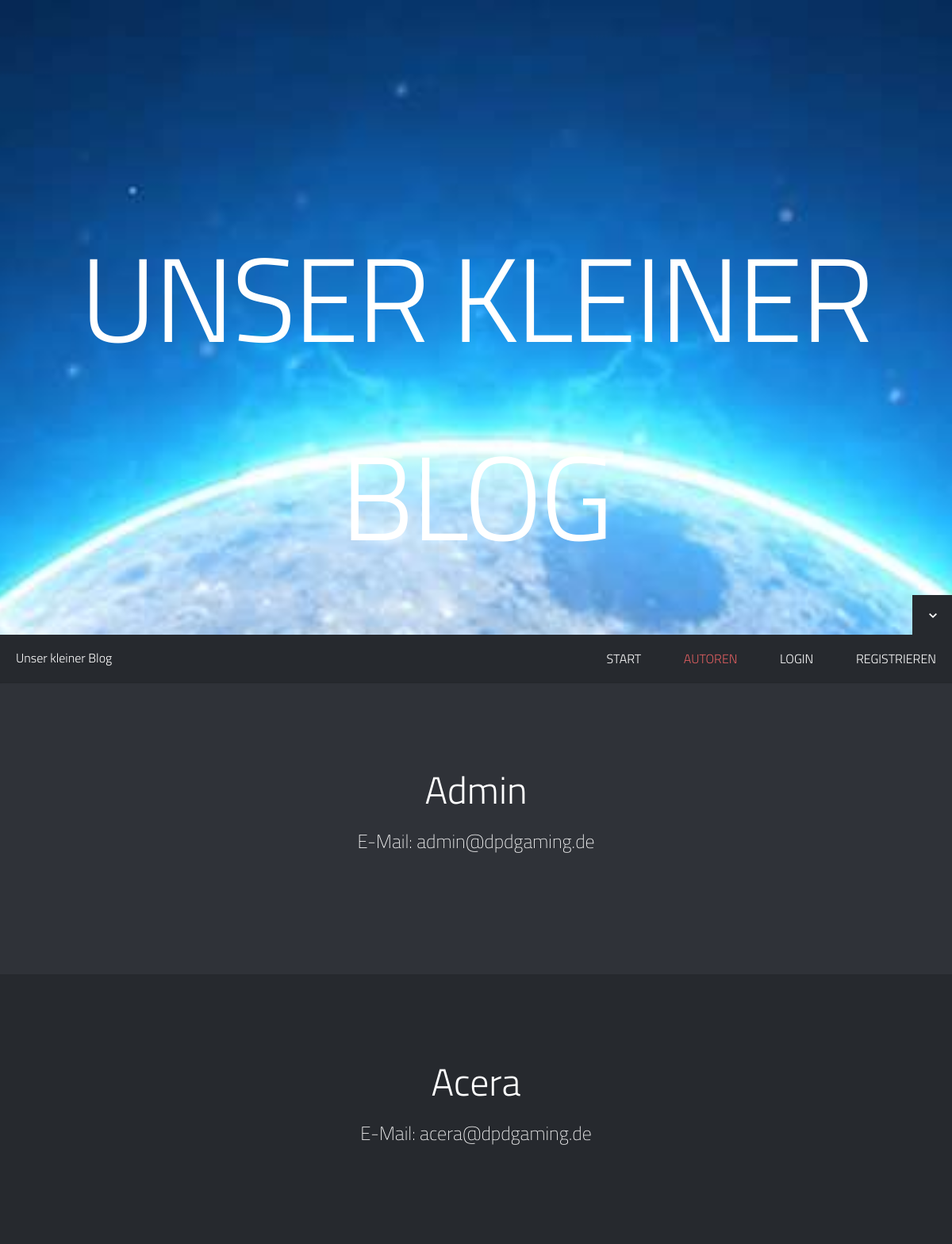
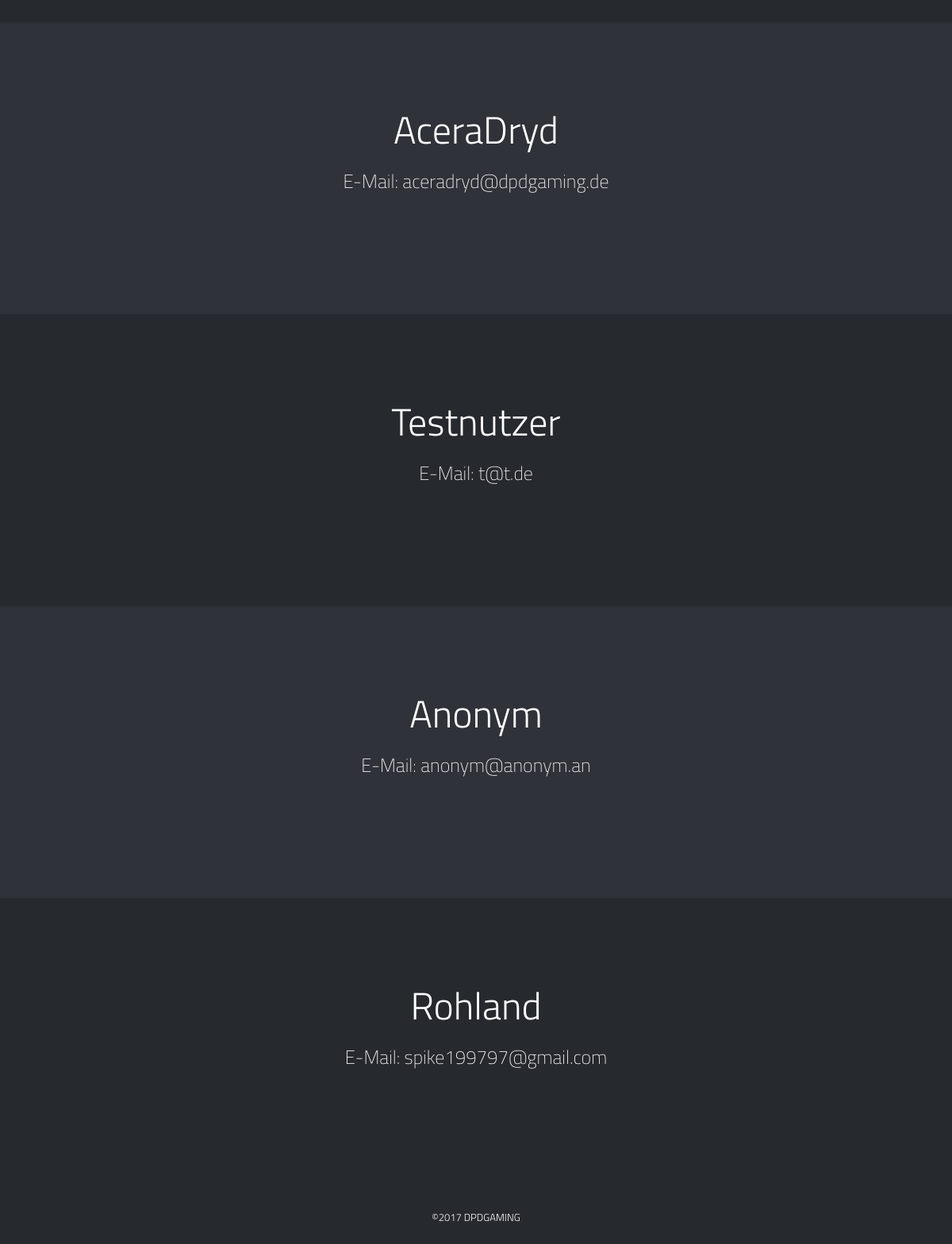
The page /author/index.php on the database its author committed (2 pictures, top to bottom).
### tables this page shows
CREATE TABLE IF NOT EXISTS `autor` (
`id` int(11) NOT NULL,
  `nutzername` varchar(45) DEFAULT NULL,
  `email` varchar(45) DEFAULT NULL,
  `passwort` varchar(72) DEFAULT NULL
);

### author/index.php (the view, shortened to what this page needs)
<?php
include($_SERVER['DOCUMENT_ROOT']."/_include/php/config.php");
?>
<body>
<div id="home-slider">
    <div class="slider-text">
    	<div id="slidecaption"><div class="slide-content">Unser kleiner Blog</div></div>
    </div>
	<div class="control-nav">
        <a id="nextsection" href="#article1"><i class="font-icon-arrow-simple-down"></i></a>
    </div>
</div>
<header>
    <div class="sticky-nav">
        <div id="logo">
        	Unser kleiner Blog
        </div>
        <nav id="menu">
        	<?php
				include($_SERVER['DOCUMENT_ROOT']."/_include/php/navbar.php");
			?>
        </nav>
    </div>
</header>
<?php
$stmt = $dbh->prepare("SELECT * FROM uni.autor;");
$stmt->execute();
$result = $stmt->fetchAll();
$i = 1;
function getColor($number){
	if ($number % 2 == 1){
		return "page";
	} else {
		return "page-alternate";
	}
}
foreach ($result as $row){
	?>
	<div id="author<?php echo $i?>" class="<?php echo getColor($i)?>">
		<div class="container">
			<div class="row">
				<div class="col-md-12">
					<div class="title-page">
						<h2 class="title"><?php echo $row["nutzername"]?></h2>
						<h3 class="title-description">E-Mail: <?php echo $row["email"]?></h3>
					</div>
				</div>
			</div>
		</div>
	</div>
	<?php
	$i++;
}
?>
</body>
</html>

### _include/php/navbar.php
<ul id="menu-nav">
	<li id="nav-article"><a href="/#article1" class="external">Start</a></li>
	<li id="nav-author"><a href="/author/#author1" class="external">Autoren</a></li>
	<?php
	if (isset($_SESSION["id"])){
		?>
		<li id="nav-profile"><a href="/profile/#profile" class="external">Mein Profil</a></li>
		<li id="nav-createarticle"><a href="/article/#createarticle" class="external">Artikel schreiben</a></li>
		<?php
	} else {
		?>
		<li id="nav-login"><a href="/login/#login" class="external">Login</a></li>
		<li id="nav-register"><a href="/register/#register" class="external">Registrieren</a></li>
		<?php
	}
	?>
</ul>

### _include/css/main.css (style rules this page uses)
html, body { height: 100%; -ms-hyphens: auto; -webkit-hyphens: auto; hyphens: auto; }
html, hmtl a { width:100%; font-size: 100%; -webkit-text-size-adjust: 100%; }
body { background:#2F3238; color:#FFFFFF; font-weight:300; font-size:16px; font-family: 'Titillium Web', sans-serif; line-height:28px; overflow-y: auto; }
a { color:#DE5E60; text-decoration: none; cursor: pointer; -webkit-transition: color 0.1s linear 0s; -moz-transition: color 0.1s linear 0s; -o-transition: color 0.1s linear 0s; transition: color 0.1s linear 0s; }
p { margin: 0 0 30px; }
h1, h2, h3, h4, h5, h6 { margin:0 0 20px 0; color:#FFFFFF; font-weight:300; font-family: 'Titillium Web', sans-serif; line-height:1.5em; }
h2 { font-size:36px; }
h3 { font-size:24px; }
#home-slider { position: relative; overflow: hidden; height: 100%; background: url(../img/slider-images/moon.jpg) no-repeat center center fixed; background-size: cover; -webkit-background-size: cover; -moz-background-size: cover; -o-background-size: cover; }
#home-slider .slider-text { position: absolute; left: 50%; top: 50%; margin: -150px 0 0 -585px; width: 1170px; height: 250px; text-align: center; z-index: 2; }
#home-slider #slidecaption { width: 100%; line-height: 250px; margin: 0; text-align: center; text-shadow: none; }
#home-slider .slide-content { font-size: 12.5vmin; color: #FFFFFF; letter-spacing: -3px; text-transform: uppercase; }
#home-slider .control-nav { position: absolute; width: 100%; height: 50px; bottom: 0; z-index: 2; }
#home-slider #nextsection { background-color: #26292E; margin: 0; position: relative; float:right; width: 50px; height: 50px; -webkit-transition: background 0.1s linear 0s; -moz-transition: background 0.1s linear 0s; -o-transition: background 0.1s linear 0s; transition: background 0.1s linear 0s; }
#home-slider #nextsection i { font-size: 16px; color: #FFFFFF; position: absolute; left: 50%; top: 50%; margin-top: -7px; line-height: 1em; }
#home-slider #nextsection i { margin-left: -7px; }
header { width: 100%; z-index: 99; }
header .sticky-nav { position: relative; width: 100%; height: 60px; background: #26292E; z-index: 1001; -webkit-box-shadow: 0 1px 1px rgba(0, 0, 0, 0.25); -moz-box-shadow: 0 1px 1px rgba(0, 0, 0, 0.25); box-shadow: 0 1px 1px rgba(0, 0, 0, 0.25); }
header #logo { color: #FFFFFF; float: left; padding: 15px 0; margin-left: 20px; }
nav#menu { float: right; margin-right: 20px; }
nav#menu #menu-nav { margin: 0; padding: 0; }
nav#menu #menu-nav li { list-style: none; display: inline-block; margin-left: 50px; }
nav#menu #menu-nav li:first-child { margin-left: 0; }
nav#menu #menu-nav li a { color: #FFFFFF; font-size: 16px; font-weight: 300; line-height: 60px; display: block; text-transform: uppercase; }
.page { background: #2F3238; padding: 100px 0; position: relative; z-index: 99; }
.page-alternate { background: #26292E; padding: 100px 0; position: relative; z-index: 99; }
.title-page { text-align: center; margin-bottom: 50px; }
.title-page .title { font-size: 48px; margin: 0 0 10px 0 }
.title-page .title-description { font-size: 24px; font-weight: 200; margin: 0; }
footer { position: relative; width: 100%; height: auto; background: #26292E; text-align: center; z-index: 99; }
footer .credits { color: #FFFFFF; font-size: 13px; margin-bottom: 0; padding: 20px 0; text-transform: uppercase; }

### rows shown on the page
autor: nutzername "Admin", email "admin@dpdgaming.de"
autor: nutzername "Acera", email "acera@dpdgaming.de"
autor: nutzername "AceraDryd", email "aceradryd@dpdgaming.de"
autor: nutzername "Testnutzer", email "t@t.de"
autor: nutzername "Anonym", email "anonym@anonym.an"
autor: nutzername "Rohland", email "spike199797@gmail.com"
